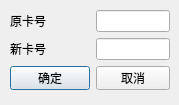
<?xml version="1.0" encoding="UTF-8"?>
<ui version="4.0">
 <class>CDlgModifyCardNo</class>
 <widget class="QDialog" name="CDlgModifyCardNo">
  <property name="geometry">
   <rect>
    <x>0</x>
    <y>0</y>
    <width>179</width>
    <height>105</height>
   </rect>
  </property>
  <property name="minimumSize">
   <size>
    <width>179</width>
    <height>105</height>
   </size>
  </property>
  <property name="maximumSize">
   <size>
    <width>179</width>
    <height>105</height>
   </size>
  </property>
  <property name="windowTitle">
   <string>修改卡号</string>
  </property>
  <widget class="QWidget" name="formLayoutWidget">
   <property name="geometry">
    <rect>
     <x>10</x>
     <y>10</y>
     <width>160</width>
     <height>80</height>
    </rect>
   </property>
   <layout class="QFormLayout" name="formLayout">
    <item row="0" column="0">
     <widget class="QLabel" name="label">
      <property name="text">
       <string>原卡号</string>
      </property>
     </widget>
    </item>
    <item row="0" column="1">
     <widget class="QLineEdit" name="edtRawCardNo">
      <property name="readOnly">
       <bool>true</bool>
      </property>
     </widget>
    </item>
    <item row="1" column="0">
     <widget class="QLabel" name="label_2">
      <property name="text">
       <string>新卡号</string>
      </property>
     </widget>
    </item>
    <item row="1" column="1">
     <widget class="QLineEdit" name="edtNewCardNo"/>
    </item>
    <item row="2" column="0">
     <widget class="QPushButton" name="btnOK">
      <property name="text">
       <string>确定</string>
      </property>
     </widget>
    </item>
    <item row="2" column="1">
     <widget class="QPushButton" name="btnCancel">
      <property name="text">
       <string>取消</string>
      </property>
     </widget>
    </item>
   </layout>
  </widget>
 </widget>
 <resources/>
 <connections/>
</ui>
